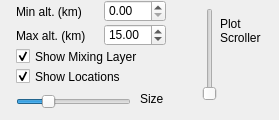
            <widget class="QWidget" name="pageCEILOMETER">
             <widget class="QDoubleSpinBox" name="ceilometerMaximumAltitude">
              <property name="geometry">
               <rect>
                <x>104</x>
                <y>24</y>
                <width>62</width>
                <height>22</height>
               </rect>
              </property>
              <property name="focusPolicy">
               <enum>Qt::ClickFocus</enum>
              </property>
              <property name="minimum">
               <double>0.100000000000000</double>
              </property>
              <property name="maximum">
               <double>20.000000000000000</double>
              </property>
              <property name="value">
               <double>15.000000000000000</double>
              </property>
             </widget>
             <widget class="QLabel" name="label_27">
              <property name="geometry">
               <rect>
                <x>16</x>
                <y>28</y>
                <width>85</width>
                <height>16</height>
               </rect>
              </property>
              <property name="minimumSize">
               <size>
                <width>85</width>
                <height>0</height>
               </size>
              </property>
              <property name="text">
               <string>Max alt. (km)</string>
              </property>
             </widget>
             <widget class="QDoubleSpinBox" name="ceilometerMinimumAltitude">
              <property name="geometry">
               <rect>
                <x>104</x>
                <y>0</y>
                <width>62</width>
                <height>22</height>
               </rect>
              </property>
              <property name="focusPolicy">
               <enum>Qt::ClickFocus</enum>
              </property>
              <property name="minimum">
               <double>0.000000000000000</double>
              </property>
              <property name="maximum">
               <double>20.000000000000000</double>
              </property>
              <property name="value">
               <double>0.000000000000000</double>
              </property>
             </widget>
             <widget class="QLabel" name="label_28">
              <property name="geometry">
               <rect>
                <x>16</x>
                <y>4</y>
                <width>85</width>
                <height>16</height>
               </rect>
              </property>
              <property name="minimumSize">
               <size>
                <width>85</width>
                <height>0</height>
               </size>
              </property>
              <property name="text">
               <string>Min alt. (km)</string>
              </property>
             </widget>
             <widget class="QSlider" name="ceilometerPlotScroller">
              <property name="geometry">
               <rect>
                <x>200</x>
                <y>8</y>
                <width>19</width>
                <height>93</height>
               </rect>
              </property>
              <property name="value">
               <number>0</number>
              </property>
              <property name="orientation">
               <enum>Qt::Vertical</enum>
              </property>
             </widget>
             <widget class="QLabel" name="label_18">
              <property name="geometry">
               <rect>
                <x>220</x>
                <y>16</y>
                <width>50</width>
                <height>30</height>
               </rect>
              </property>
              <property name="text">
               <string>Plot
Scroller</string>
              </property>
             </widget>
             <widget class="QCheckBox" name="ceilometerShowLocations">
              <property name="geometry">
               <rect>
                <x>16</x>
                <y>68</y>
                <width>145</width>
                <height>17</height>
               </rect>
              </property>
              <property name="text">
               <string>Show Locations</string>
              </property>
              <property name="checkable">
               <bool>true</bool>
              </property>
              <property name="checked">
               <bool>true</bool>
              </property>
              <property name="tristate">
               <bool>false</bool>
              </property>
             </widget>
             <widget class="QSlider" name="ceilometerSize">
              <property name="geometry">
               <rect>
                <x>16</x>
                <y>92</y>
                <width>115</width>
                <height>19</height>
               </rect>
              </property>
              <property name="minimum">
               <number>100</number>
              </property>
              <property name="maximum">
               <number>500</number>
              </property>
              <property name="singleStep">
               <number>10</number>
              </property>
              <property name="value">
               <number>200</number>
              </property>
              <property name="orientation">
               <enum>Qt::Horizontal</enum>
              </property>
             </widget>
             <widget class="QLabel" name="label_33">
              <property name="geometry">
               <rect>
                <x>140</x>
                <y>92</y>
                <width>46</width>
                <height>13</height>
               </rect>
              </property>
              <property name="text">
               <string>Size</string>
              </property>
             </widget>
             <widget class="QCheckBox" name="ceilometerShowMixingLayer">
              <property name="geometry">
               <rect>
                <x>16</x>
                <y>48</y>
                <width>145</width>
                <height>17</height>
               </rect>
              </property>
              <property name="text">
               <string>Show Mixing Layer</string>
              </property>
              <property name="checkable">
               <bool>true</bool>
              </property>
              <property name="checked">
               <bool>true</bool>
              </property>
              <property name="tristate">
               <bool>false</bool>
              </property>
             </widget>
            </widget>
